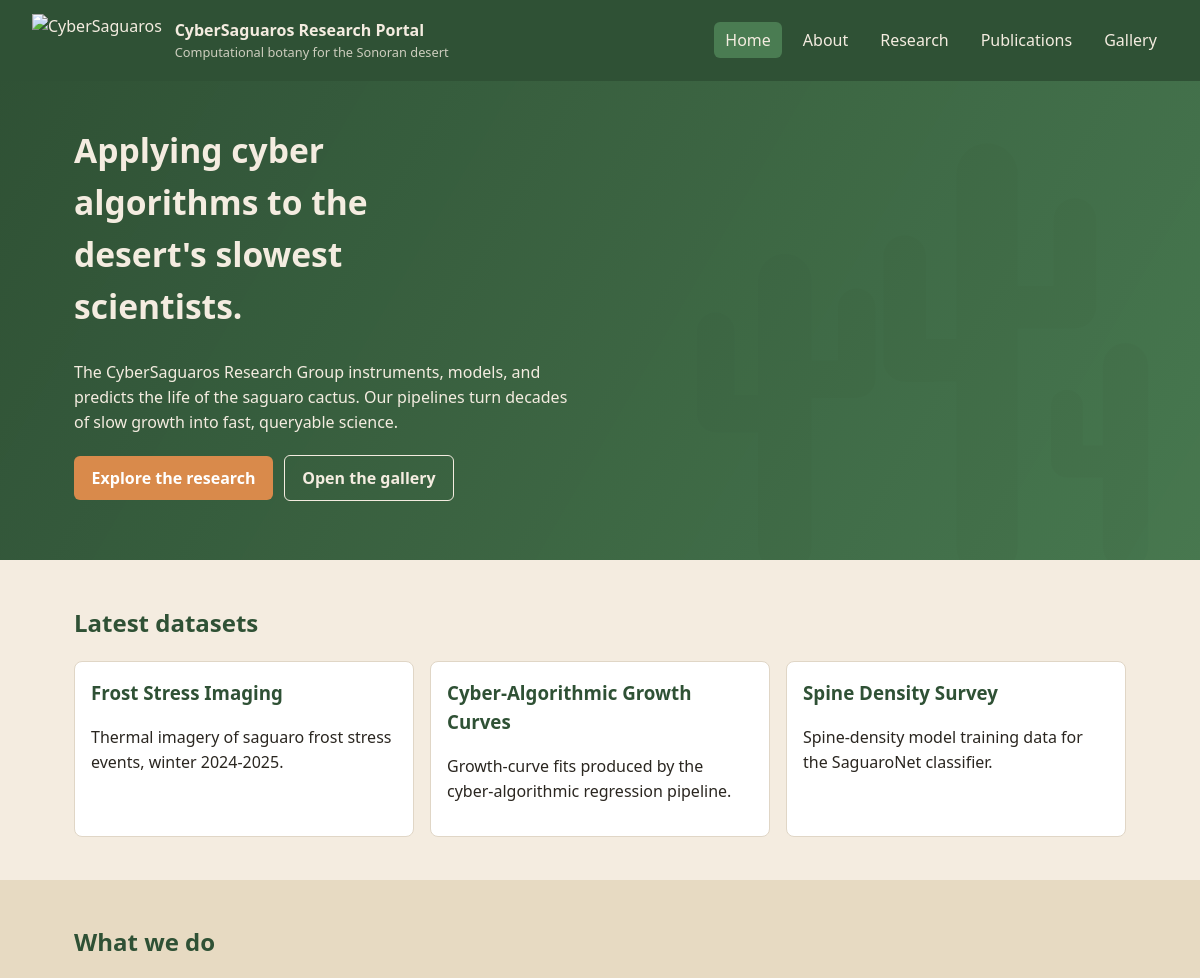
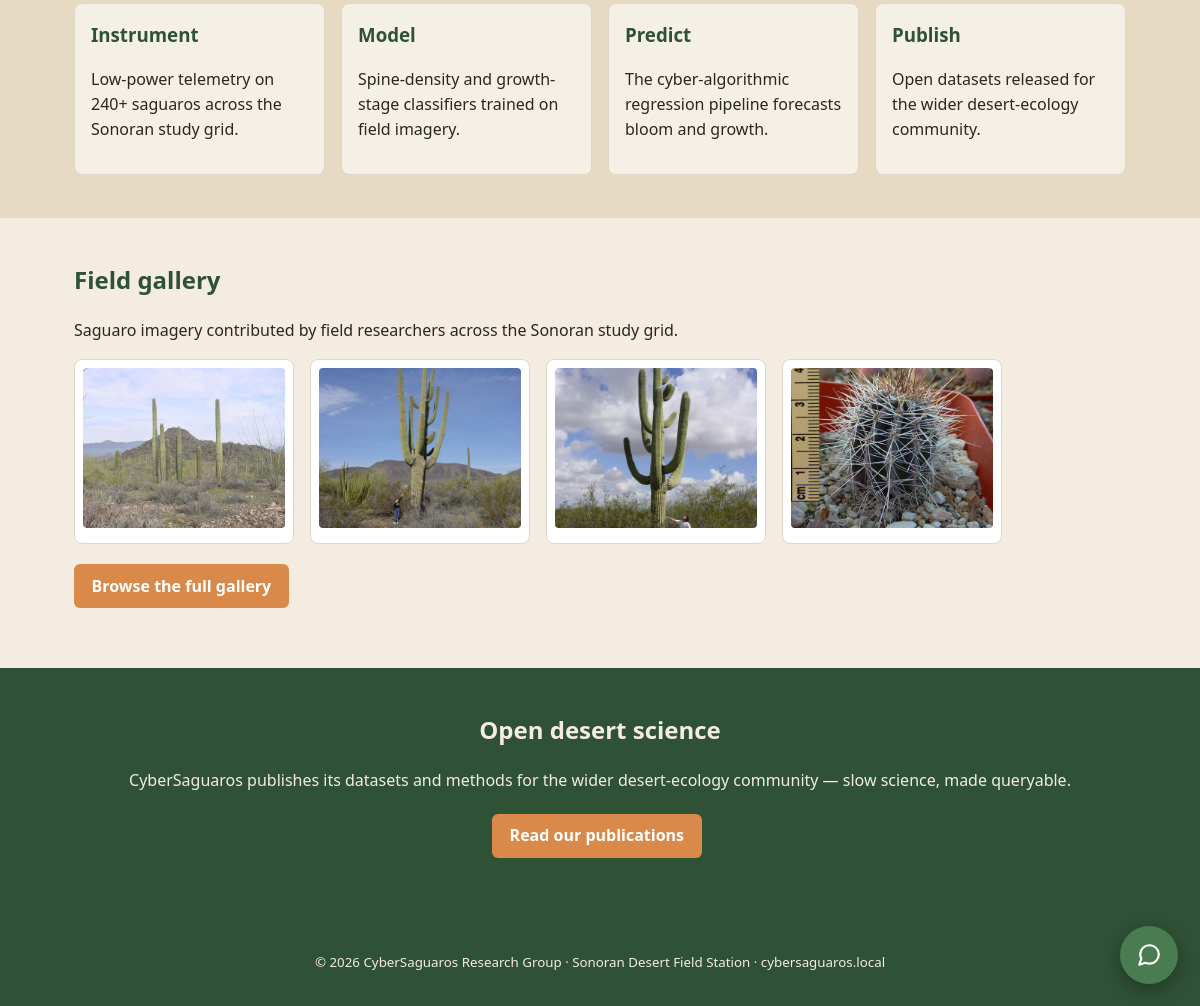
The page / on the database its author committed (2 pictures, top to bottom).
### tables this page shows
CREATE TABLE IF NOT EXISTS datasets (
  id          INT AUTO_INCREMENT PRIMARY KEY,
  name        VARCHAR(160) NOT NULL,
  description TEXT,
  owner_id    INT,
  dataset_url VARCHAR(512),
  verified    TINYINT(1) NOT NULL DEFAULT 0,
  created_at  TIMESTAMP NOT NULL DEFAULT CURRENT_TIMESTAMP
);

### public/index.php (the view)
<?php
require_once __DIR__ . '/../includes/layout.php';
require_once __DIR__ . '/../includes/db.php';
$datasets = $pdo->query('SELECT name, description FROM datasets ORDER BY id DESC LIMIT 3')
                ->fetchAll();
$thumbs = [];
$galleryDir = __DIR__ . '/assets/gallery';
if (is_dir($galleryDir)) {
    foreach (scandir($galleryDir) ?: [] as $f) {
        if (preg_match('/\.(svg|png|jpe?g|gif|webp)$/i', $f)) {
            $thumbs[] = $f;
        }
    }
}
$thumbs = array_slice($thumbs, 0, 4);
render_header('Home', '/');
?>
<section class="hero fullbleed">
  <div class="wrap">
    <h1>Applying cyber algorithms to the desert's slowest scientists.</h1>
    <p>The CyberSaguaros Research Group instruments, models, and predicts the
       life of the saguaro cactus. Our pipelines turn decades of slow growth
       into fast, queryable science.</p>
    <p><a class="btn" href="/research.php">Explore the research</a>
       <a class="btn ghost" href="/gallery.php">Open the gallery</a></p>
  </div>
</section>
<section class="fullbleed band-sand">
  <div class="wrap">
    <h2>Latest datasets</h2>
    <div class="cards">
      <?php foreach ($datasets as $d): ?>
        <article class="card">
          <h3><?= htmlspecialchars($d['name']) ?></h3>
          <p><?= htmlspecialchars($d['description']) ?></p>
        </article>
      <?php endforeach; ?>
    </div>
  </div>
</section>
<section class="fullbleed band-deep">
  <div class="wrap">
    <h2>What we do</h2>
    <div class="cards">
      <article class="card plain"><h3>Instrument</h3>
        <p>Low-power telemetry on 240+ saguaros across the Sonoran study grid.</p></article>
      <article class="card plain"><h3>Model</h3>
        <p>Spine-density and growth-stage classifiers trained on field imagery.</p></article>
      <article class="card plain"><h3>Predict</h3>
        <p>The cyber-algorithmic regression pipeline forecasts bloom and growth.</p></article>
      <article class="card plain"><h3>Publish</h3>
        <p>Open datasets released for the wider desert-ecology community.</p></article>
    </div>
  </div>
</section>
<section class="fullbleed band-sand">
  <div class="wrap">
    <h2>Field gallery</h2>
    <p>Saguaro imagery contributed by field researchers across the Sonoran
       study grid.</p>
    <?php if ($thumbs): ?>
      <div class="gallery">
        <?php foreach ($thumbs as $t): ?>
          <figure><a href="/gallery.php">
            <img src="/assets/gallery/<?= rawurlencode($t) ?>" alt="Saguaro"
                 loading="lazy">
          </a></figure>
        <?php endforeach; ?>
      </div>
    <?php endif; ?>
    <p><a class="btn" href="/gallery.php">Browse the full gallery</a></p>
  </div>
</section>
<section class="fullbleed band-green">
  <div class="wrap center">
    <h2>Open desert science</h2>
    <p>CyberSaguaros publishes its datasets and methods for the wider
       desert-ecology community — slow science, made queryable.</p>
    <p><a class="btn" href="/publications.php">Read our publications</a></p>
  </div>
</section>
<?php render_footer(); ?>

### includes/layout.php (shortened to what this page needs)
<?php
function render_header(string $title, string $active = ''): void {
    $nav = [
        '/'                 => 'Home',
        '/about.php'        => 'About',
        '/research.php'     => 'Research',
        '/publications.php' => 'Publications',
        '/gallery.php'      => 'Gallery',
    ];
    echo '<!doctype html><html lang="en"><head><meta charset="utf-8">';
    echo '<link rel="stylesheet" href="/assets/style.css"></head><body>';
    $logo = file_exists(__DIR__ . '/../public/assets/logo.png')
        ? '/assets/logo.png' : '/assets/logo.svg';
    echo '<header class="site-header"><a class="brand" href="/">';
    echo '<img class="logo" src="' . $logo . '" alt="CyberSaguaros">';
    echo '<div><strong>' . APP_NAME . '</strong>';
    echo '<small>' . APP_TAGLINE . '</small></div></a><nav>';
    foreach ($nav as $href => $label) {
        $cls = ($href === $active) ? ' class="active"' : '';
        echo '<a' . $cls . ' href="' . $href . '">' . $label . '</a>';
    }
    echo '</nav></header><main>';
}
function render_footer(): void {
    echo '</main><footer><small>&copy; 2026 CyberSaguaros Research Group &middot; '
       . 'Sonoran Desert Field Station &middot; cybersaguaros.local</small></footer>';
    require __DIR__ . '/chatwidget.php';
    echo '</body></html>';
}

### includes/chatwidget.php (shortened to what this page needs)
<button id="sbot-toggle" type="button" aria-label="Open SaguaroBot chat">
  <svg viewBox="0 0 24 24" width="26" height="26" fill="none" stroke="currentColor"
       stroke-width="2" stroke-linecap="round" stroke-linejoin="round">
    <path d="M21 11.5a8.4 8.4 0 0 1-8.5 8.5 8.5 8.5 0 0 1-3.8-.9L3 21l1.9-5.7A8.5 8.5 0 1 1 21 11.5z"/>
  </svg>
</button>

### public/assets/style.css (style rules this page uses)
:root { --sand: #f4ece0; --sand-deep: #e7dac2; --cactus: #4a7c52; --cactus-dark: #2f5135; --bloom: #d98a4b; --ink: #2a2620; --muted: #7a7163; }
* { box-sizing: border-box; }
html, body { overflow-x: hidden; }
body { margin: 0; min-height: 100vh; display: flex; flex-direction: column; font-family: "Segoe UI", system-ui, sans-serif; color: var(--ink); line-height: 1.55; background: linear-gradient(180deg, #e9f0ea 0%, var(--sand) 240px, var(--sand) 100%); }
a { color: var(--cactus-dark); }
.site-header { flex: 0 0 auto; display: flex; align-items: center; justify-content: space-between; flex-wrap: wrap; gap: 1rem; padding: .9rem 2rem; background: var(--cactus-dark); color: var(--sand); }
.site-header a { color: var(--sand); text-decoration: none; }
.brand { display: flex; align-items: center; gap: .8rem; }
.brand .logo { height: 52px; width: auto; display: block; }
.brand small { display: block; opacity: .8; font-size: .8rem; }
nav { display: flex; gap: .6rem; flex-wrap: wrap; }
nav a { padding: .35rem .7rem; border-radius: 6px; }
nav a.active, nav a:hover { background: var(--cactus); }
main { flex: 1 0 auto; width: 100%; }
section { margin: 0; }
.fullbleed { width: 100%; }
.fullbleed .wrap { max-width: 1100px; margin: 0 auto; padding: 2.7rem 1.5rem; }
.fullbleed .wrap > :first-child { margin-top: 0; }
.wrap.center { text-align: center; }
.band-sand { background: var(--sand); }
.band-deep { background: var(--sand-deep); }
.band-green { background: var(--cactus-dark); color: var(--sand); }
.band-green h2 { color: var(--sand); }
footer { flex: 0 0 auto; text-align: center; padding: 2rem; color: var(--sand); background: var(--cactus-dark); }
h1, h2, h3 { color: var(--cactus-dark); }
.hero { color: var(--sand); background: linear-gradient(120deg, rgba(47,81,53,.94), rgba(74,124,82,.90)), url('/assets/hero-cacti.svg') right bottom / contain no-repeat, var(--cactus-dark); }
.hero h1 { color: var(--sand); font-size: 2.1rem; max-width: 22ch; }
.hero p { max-width: 56ch; }
.btn { display: inline-block; margin: .3rem .4rem 0 0; padding: .6rem 1.1rem; background: var(--bloom); color: #fff; border-radius: 6px; text-decoration: none; font-weight: 600; }
.btn.ghost { background: transparent; border: 1px solid var(--sand); color: var(--sand); }
.cards { display: flex; gap: 1rem; flex-wrap: wrap; }
.card { flex: 1 1 220px; background: #fff; border: 1px solid #e0d6c6; border-radius: 8px; padding: 1rem; }
.card.plain { background: rgba(255,255,255,.6); }
.card h3 { margin-top: 0; }
input, button { padding: .55rem .7rem; border: 1px solid #cbbfa8; border-radius: 6px; font: inherit; }
button { background: var(--cactus); color: var(--sand); border-color: var(--cactus); cursor: pointer; }
.gallery { display: flex; flex-wrap: wrap; gap: 1rem; }
.gallery figure { margin: 0; width: 220px; background: #fff; border: 1px solid #e0d6c6; border-radius: 8px; padding: .5rem; }
.gallery a { display: block; }
.gallery img { width: 100%; height: 160px; object-fit: cover; border-radius: 4px; background: #e9f0ea; }
#sbot-toggle { position: fixed; bottom: 22px; right: 22px; z-index: 60; width: 58px; height: 58px; border-radius: 50%; background: var(--cactus); color: #fff; border: none; display: flex; align-items: center; justify-content: center; box-shadow: 0 6px 18px rgba(0,0,0,.3); cursor: pointer; }

### rows shown on the page
datasets: name "Frost Stress Imaging", description "Thermal imagery of saguaro frost stress events, winter 2024-2025."
datasets: name "Cyber-Algorithmic Growth Curves", description "Growth-curve fits produced by the cyber-algorithmic regression pipeline."
datasets: name "Spine Density Survey", description "Spine-density model training data for the SaguaroNet classifier."

### other values the page prints
APP_NAME "CyberSaguaros Research Portal"
APP_TAGLINE "Computational botany for the Sonoran desert"
$label "Home"
$label "About"
$label "Research"
$label "Publications"
$label "Gallery"
